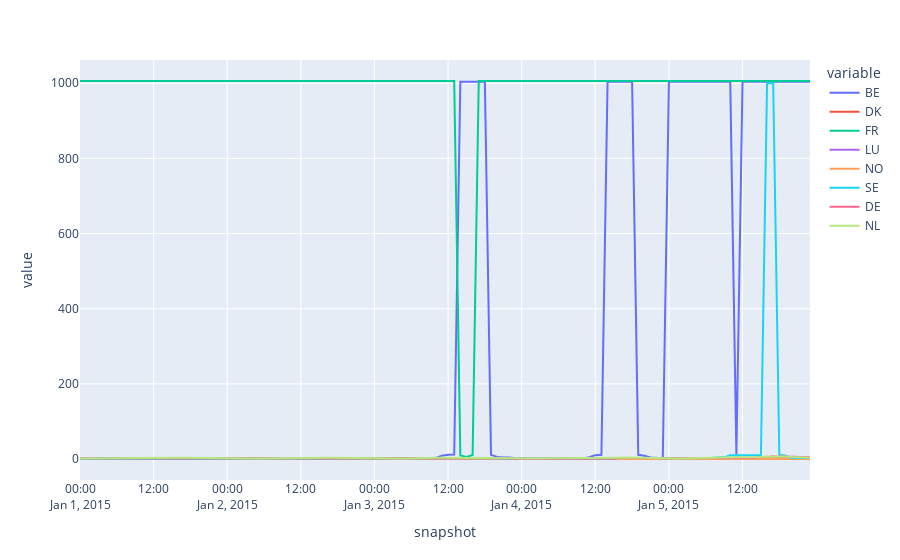

This figure's notebook cell:
### Code cell
network.buses_t.marginal_price.plot()
